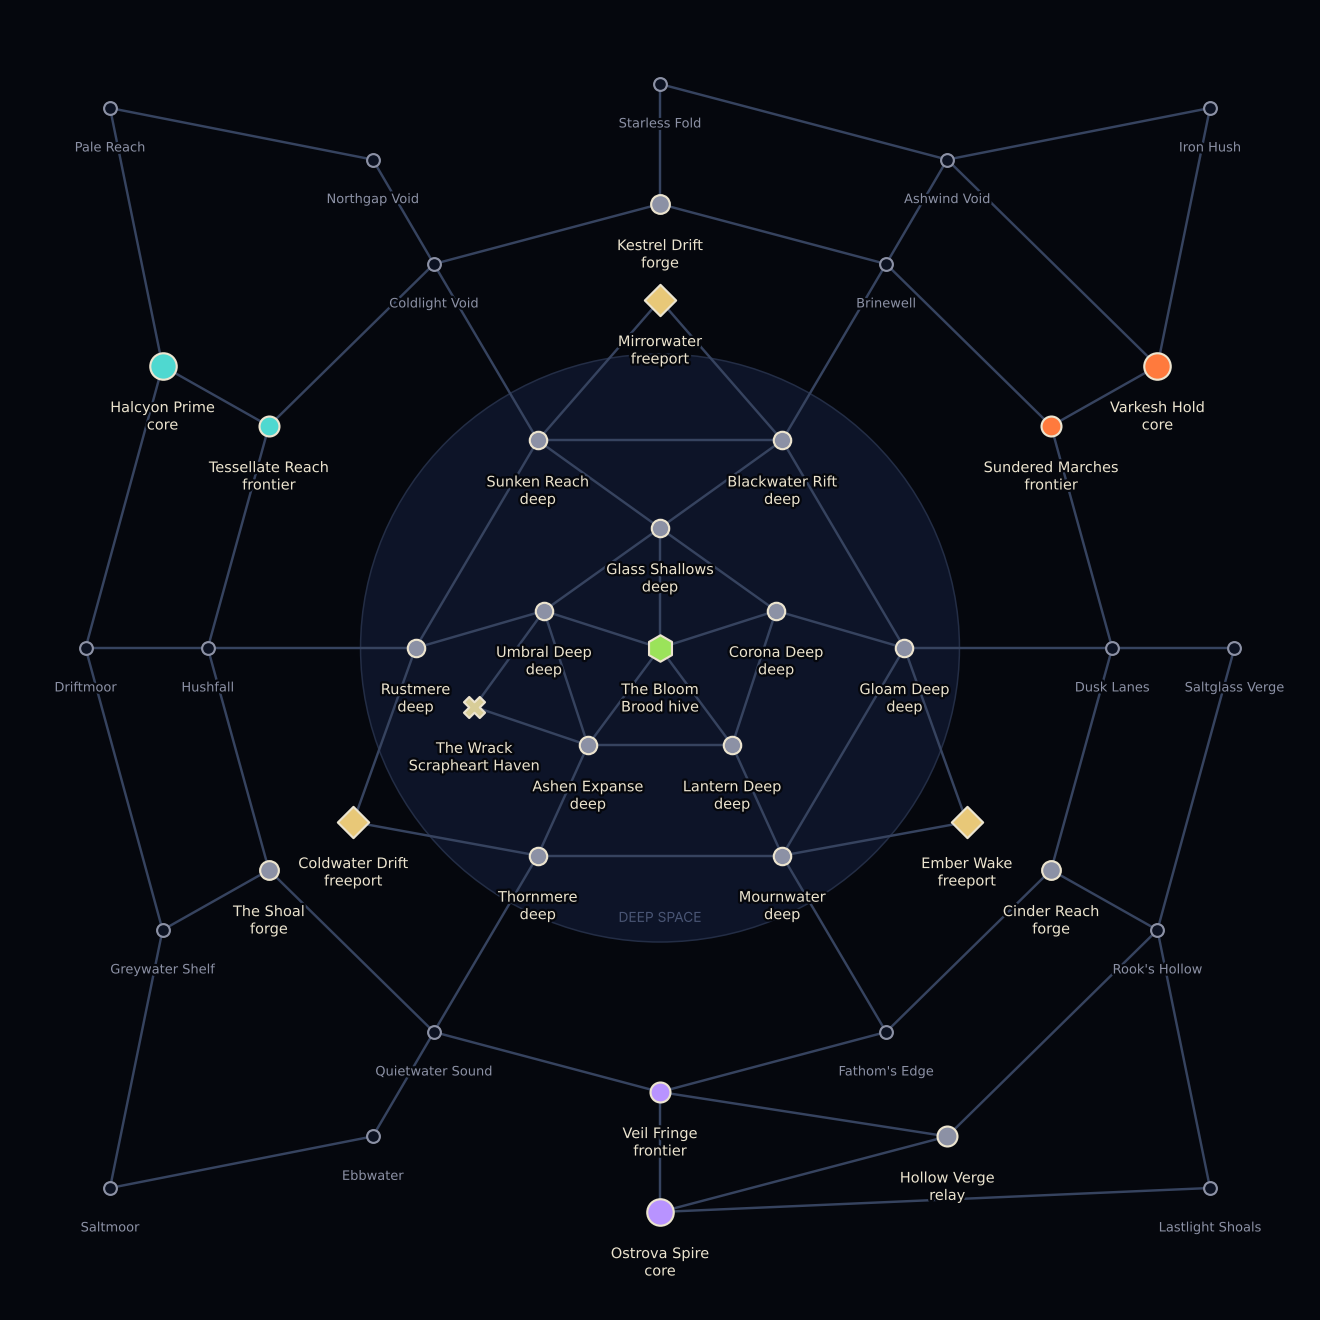

Source code (Python):
"""Driftgate Beyond galaxy map preview: systems, gates, checks (planar, clear of other systems, freeports with two exits)."""
import sys, itertools, math
import matplotlib; matplotlib.use('Agg')
import matplotlib.pyplot as plt
from matplotlib import patheffects as pe

def pol(ang,r,c=(.5,.5)):
    t=math.radians(ang);return (round(c[0]+r*math.cos(t),3),round(c[1]+r*math.sin(t),3))
def sy(name,ang,r,kind,own=None):
    x,y=pol(ang,r);return (name,x,y,kind,own)
# Deep space is the middle of the galaxy: the Bloom at its centre, an inner ring of five deep systems, and a rim of six.
# The Wrack (Scrapheart Haven) is a hidden pocket between them, gated only to two inner-ring deep systems. The freeports sit just outside deep space, each in a pocket whose two gates
# both lead into the deep-space rim: every route to a freeport crosses deep space.
# Around that, a ring of twelve: the three frontiers, the three forges, and six quiet systems that are the doors to deep space.
# Outside, the three cores, the relay, and more quiet space out to the corners.
R1,R2,RF,R3,R4=.10,.20,.29,.37,.47
DISC=.245
S = {
 'bl':("The Bloom",.5,.5,'hive','brood'),
 'gs':sy("Glass Shallows",270,R1,'deep'),
 'cd':sy("Corona Deep",342,R1,'deep'),
 'ld':sy("Lantern Deep",54,R1,'deep'),
 'ae':sy("Ashen Expanse",126,R1,'deep'),
 'ud':sy("Umbral Deep",198,R1,'deep'),
 'gd':sy("Gloam Deep",0,R2,'deep'),
 'mn':sy("Mournwater",60,R2,'deep'),
 'tm':sy("Thornmere",120,R2,'deep'),
 'rm':sy("Rustmere",180,R2,'deep'),
 'wr':sy("The Wrack",162,.16,'den','pirate'),
 'sk':sy("Sunken Reach",240,R2,'deep'),
 'br':sy("Blackwater Rift",300,R2,'deep'),
 'ew':sy("Ember Wake",30,RF,'freeport','freeport'),
 'cw':sy("Coldwater Drift",150,RF,'freeport','freeport'),
 'mw':sy("Mirrorwater",270,RF,'freeport','freeport'),
 'vm':sy("Sundered Marches",330,R3,'frontier','varkesh'),
 'dl':sy("Dusk Lanes",0,R3,'void'),
 'ci':sy("Cinder Reach",30,R3,'contested'),
 'fh':sy("Fathom's Edge",60,R3,'void'),
 'of':sy("Veil Fringe",90,R3,'frontier','ostrova'),
 'qs':sy("Quietwater Sound",120,R3,'void'),
 'sh':sy("The Shoal",150,R3,'contested'),
 'hu':sy("Hushfall",180,R3,'void'),
 'hr':sy("Tessellate Reach",210,R3,'frontier','halcyon'),
 'cv':sy("Coldlight Void",240,R3,'void'),
 'ke':sy("Kestrel Drift",270,R3,'contested'),
 'bw':sy("Brinewell",300,R3,'void'),
 'vb':sy("Varkesh Hold",330,R4,'core','varkesh'),
 'sg':sy("Saltglass Verge",0,R4,'void'),
 'rh':sy("Rook's Hollow",30,R4,'void'),
 'ho':sy("Hollow Verge",60,R4,'hub'),
 'os':sy("Ostrova Spire",90,R4,'core','ostrova'),
 'eb':sy("Ebbwater",120,R4,'void'),
 'gw':sy("Greywater Shelf",150,R4,'void'),
 'dm':sy("Driftmoor",180,R4,'void'),
 'hp':sy("Halcyon Prime",210,R4,'core','halcyon'),
 'nv':sy("Northgap Void",240,R4,'void'),
 'sf':sy("Starless Fold",270,R4,'void'),
 'av':sy("Ashwind Void",300,R4,'void'),
 'pr':("Pale Reach",.05,.05,'void',None),
 'ih':("Iron Hush",.95,.05,'void',None),
 'sm':("Saltmoor",.05,.95,'void',None),
 'll':("Lastlight Shoals",.95,.95,'void',None),
}
L = """bl-gs bl-cd bl-ld bl-ae bl-ud gs-cd cd-ld ld-ae ae-ud ud-gs
gd-cd mn-ld tm-ae rm-ud sk-gs br-gs gd-mn mn-tm rm-sk sk-br br-gd wr-ae wr-ud
ew-gd ew-mn cw-tm cw-rm mw-sk mw-br
dl-gd fh-mn qs-tm hu-rm cv-sk bw-br
vm-dl dl-ci ci-fh fh-of of-qs qs-sh sh-hu hu-hr hr-cv cv-ke ke-bw bw-vm
vb-vm os-of hp-hr sg-dl sg-rh eb-qs eb-sm nv-cv nv-pr
rh-ci rh-ho ho-of ho-os os-ll ll-rh gw-sh gw-dm dm-hp gw-sm hp-pr sf-ke sf-av av-bw av-vb vb-ih ih-av dm-hu""".split()
L = [tuple(e.split('-')) for e in L]

def P(i): return (S[i][1], S[i][2])
def cross(a,b,c,d):
    def o(p,q,r): return (q[0]-p[0])*(r[1]-p[1])-(q[1]-p[1])*(r[0]-p[0])
    A,B,C,D = P(a),P(b),P(c),P(d)
    return o(A,B,C)*o(A,B,D) < 0 and o(C,D,A)*o(C,D,B) < 0
def segdist(p,a,b):
    ax,ay=a;bx,by=b;px,py=p;dx,dy=bx-ax,by-ay
    t=max(0,min(1,((px-ax)*dx+(py-ay)*dy)/(dx*dx+dy*dy)));return math.hypot(px-ax-t*dx,py-ay-t*dy)

def check():
    ok=True;nb={k:[] for k in S}
    for a,b in L:
        assert a in S and b in S,(a,b);nb[a].append(b);nb[b].append(a)
    if len(set(frozenset(e) for e in L))!=len(L): print('DUPLICATE LINK');ok=False
    for (a,b),(c,d) in itertools.combinations(L,2):
        if len({a,b,c,d})==4 and cross(a,b,c,d): print('CROSS',a,b,'x',c,d);ok=False
    for a,b in L:
        for k in S:
            if k not in(a,b) and segdist(P(k),P(a),P(b))<.045: print('CLOSE',k,'to',a,b,round(segdist(P(k),P(a),P(b)),3));ok=False
    for k,v in S.items():
        if v[3]=='freeport' and len(nb[k])!=2: print('FREEPORT EXITS',k,len(nb[k]));ok=False
        if not nb[k]: print('ISOLATED',k);ok=False
    seen={'hp'};st=['hp']
    while st:
        x=st.pop()
        for y in nb[x]:
            if y not in seen: seen.add(y);st.append(y)
    if len(seen)!=len(S): print('DISCONNECTED',set(S)-seen);ok=False
    from collections import Counter
    print(len(S),'systems,',len(L),'gates; kinds',dict(Counter(v[3] for v in S.values())),'; ok' if ok else '; PROBLEMS')
    return nb

COL={'halcyon':'#4fd8d0','varkesh':'#ff7a3d','ostrova':'#b893ff','brood':'#9be35a','freeport':'#e8c878','pirate':'#d8cd98'}
def draw(out,nb):
    fig=plt.figure(figsize=(12,12),dpi=110);ax=fig.add_axes([0,0,1,1]);fig.patch.set_facecolor('#05070d');ax.set_facecolor('#05070d')
    from matplotlib.patches import Circle
    ax.add_patch(Circle((.5,.5),DISC,facecolor='#0d1428',edgecolor='#232d45',lw=1,zorder=0))
    ax.text(.5,.5+DISC-.014,'DEEP SPACE',ha='center',va='bottom',fontsize=9,color='#4a5675',zorder=0)
    for a,b in L:
        (x1,y1),(x2,y2)=P(a),P(b);ax.plot([x1,x2],[y1,y2],color='#36435f',lw=1.6,zorder=1)
    for k,(n,x,y,kind,own) in S.items():
        c=COL.get(own,'#8c91a5');r={'core':300,'hive':300,'frontier':170,'freeport':210,'den':190,'hub':170,'contested':150,'deep':130,'void':70}[kind]
        mk={'freeport':'D','den':'X','hive':'h'}.get(kind,'o')
        face=c if kind!='void' else '#0c1222'
        ax.scatter([x],[y],s=r,c=face,edgecolors=c if kind=='void' else '#ece4cf',linewidths=1.4,marker=mk,zorder=3)
        lab=n+('' if kind in('void',) else f"\n{ {'core':'core','frontier':'frontier','hive':'Brood hive','contested':'forge','hub':'relay','den':'Scrapheart Haven','deep':'deep','freeport':'freeport'}[kind] }")
        t=ax.text(x,y+.028,lab,ha='center',va='top',fontsize=9.5 if kind!='void' else 8.5,color='#ece4cf' if kind!='void' else '#8c91a5',zorder=4,family='DejaVu Sans')
        t.set_path_effects([pe.withStroke(linewidth=3,foreground='#05070d')])
    ax.set_xlim(-.04,1.04);ax.set_ylim(1.06,-.04);ax.axis('off')
    fig.savefig(out,facecolor=fig.get_facecolor());print('wrote',out)

if __name__=='__main__':
    nb=check()
    if len(sys.argv)>1: draw(sys.argv[1],nb)
